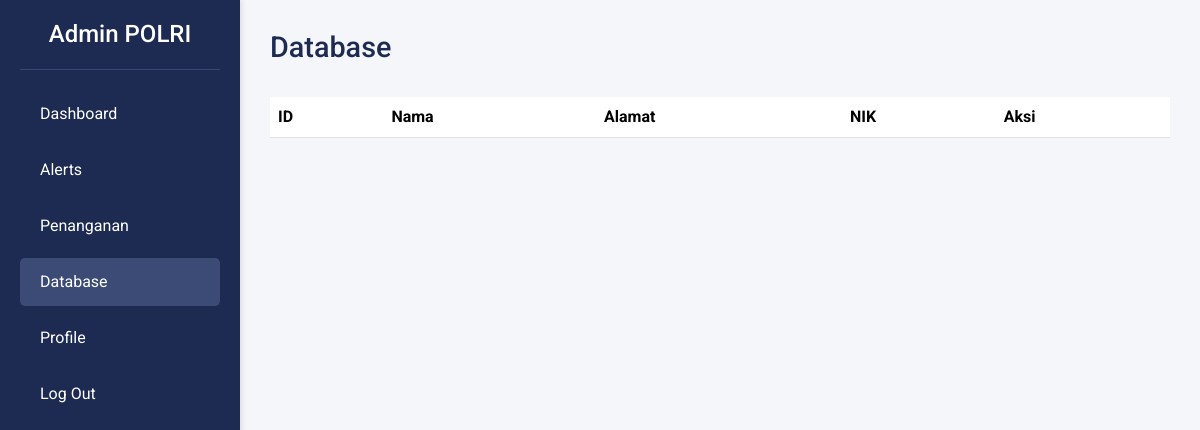
The app's page /polri/pages/index.php?page=database, older data.
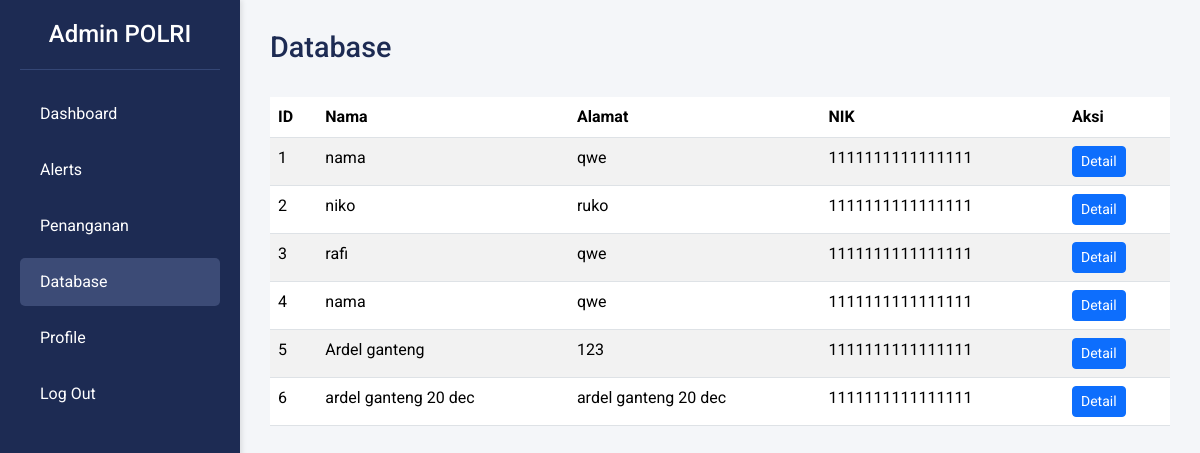
The same page, newer data.
### tables this page shows
CREATE TABLE `data_polri` (
  `id` int(11) NOT NULL,
  `nama` varchar(100) NOT NULL,
  `nik` varchar(16) NOT NULL,
  `id_napi` varchar(20) NOT NULL,
  `alamat` text NOT NULL,
  `unggah_foto` varchar(255) NOT NULL,
  `isi_laporan` text NOT NULL,
  `created_at` timestamp NOT NULL DEFAULT current_timestamp(),
  `tanggal_laporan` date NOT NULL
);

### polri/pages/content/database.php (the view, shortened to what this page needs)
<?php
$query = "SELECT * FROM data_polri";
$result = mysqli_query($conn, $query);
?>
<div class="header">
    <h1>Database</h1>
</div>
<div class="database-container">
    <table class="table table-striped">
        <thead>
            <tr>
                <th>ID</th>
                <th>Nama</th>
                <th>Alamat</th>
                <th>NIK</th>
                <th>Aksi</th>
            </tr>
        </thead>
        <tbody>
            <?php while ($row = mysqli_fetch_assoc($result)) : ?>
                <tr>
                    <td><?= $row["id"]; ?></td>
                    <td><?= $row["nama"]; ?></td>
                    <td><?= $row["alamat"]; ?></td>
                    <td><?= $row["nik"]; ?></td>
                    <td>
                        <button
                            type="button"
                            class="btn btn-primary btn-sm"
                            data-bs-toggle="modal"
                            data-bs-target="#detailModal"
                            onclick='showNapiDetail(<?= json_encode($row, JSON_HEX_APOS | JSON_HEX_QUOT); ?>)'
                        >
                            Detail
                        </button>
                    </td>
                </tr>
            <?php endwhile; ?>
        </tbody>
    </table>
</div>

Row changes from the older to the newer data that the page shows:
added data_polri: id "1", nama "nama", alamat "qwe", nik "1111111111111111"
added data_polri: id "2", nama "niko", alamat "ruko", nik "1111111111111111"
added data_polri: id "3", nama "rafi", alamat "qwe", nik "1111111111111111"
added data_polri: id "4", nama "nama", alamat "qwe", nik "1111111111111111"
added data_polri: id "5", nama "Ardel ganteng", alamat "123", nik "1111111111111111"
added data_polri: id "6", nama "ardel ganteng 20 dec", alamat "ardel ganteng 20 dec", nik "1111111111111111"
